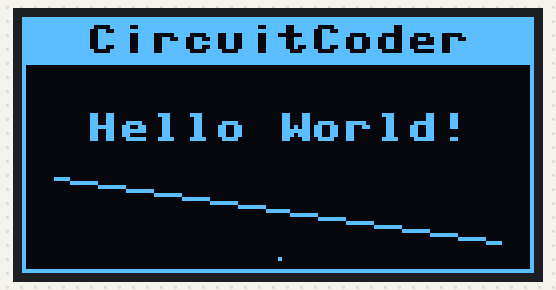
Bench run of a program on a simulated ESP32 board running MicroPython. Parts: 128×64 one-colour display. Library files of the repository ran but are not shown: ssd1306.py. At 0.1 s the program stops and its outputs stay as they are.

Above: at 0.1 s.

The program:

oled_hello.py
```python
# Draw text and shapes on a 128x64 SSD1306 OLED screen
from machine import I2C, Pin
import ssd1306

SDA_PIN = 21
SCL_PIN = 22
WIDTH = 128
HEIGHT = 64

i2c = I2C(0, scl=Pin(SCL_PIN), sda=Pin(SDA_PIN))
display = ssd1306.SSD1306_I2C(WIDTH, HEIGHT, i2c)

display.fill(0)                          # clear the screen (all pixels off)
display.rect(0, 0, WIDTH, HEIGHT, 1)     # outline around the edge
display.fill_rect(0, 0, WIDTH, 12, 1)    # solid bar across the top
display.text("CircuitCoder", 16, 2, 0)   # dark text on the bar (colour 0)
display.text("Hello World!", 16, 24, 1)  # lit text (colour 1)
display.line(8, 40, 119, 56, 1)          # diagonal line
display.pixel(64, 60, 1)                 # a single dot

display.show()   # nothing appears until you call show()
```
